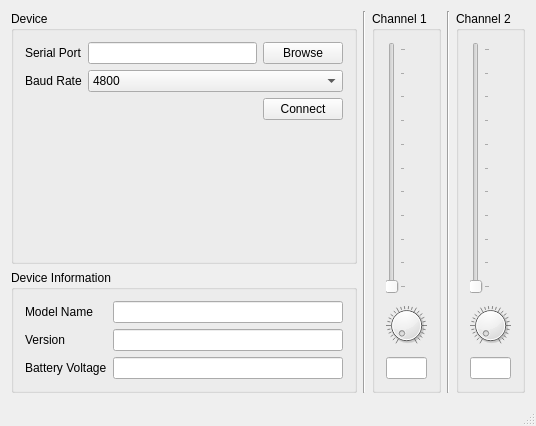
<?xml version="1.0" encoding="UTF-8"?>
<ui version="4.0">
 <class>MainWindow</class>
 <widget class="QMainWindow" name="MainWindow">
  <property name="geometry">
   <rect>
    <x>0</x>
    <y>0</y>
    <width>536</width>
    <height>426</height>
   </rect>
  </property>
  <property name="windowTitle">
   <string>Servo Controller</string>
  </property>
  <widget class="QWidget" name="centralWidget">
   <layout class="QHBoxLayout" name="horizontalLayout">
    <item>
     <layout class="QVBoxLayout" name="verticalLayout">
      <item>
       <widget class="QGroupBox" name="groupBox_3">
        <property name="title">
         <string>Device</string>
        </property>
        <property name="flat">
         <bool>true</bool>
        </property>
        <layout class="QGridLayout" name="gridLayout_3">
         <item row="0" column="0">
          <widget class="QLabel" name="label">
           <property name="text">
            <string>Serial Port</string>
           </property>
          </widget>
         </item>
         <item row="0" column="1">
          <widget class="QLineEdit" name="lneSerialPort"/>
         </item>
         <item row="2" column="0">
          <widget class="QLabel" name="label_2">
           <property name="text">
            <string>Baud Rate</string>
           </property>
          </widget>
         </item>
         <item row="2" column="1" colspan="2">
          <widget class="QComboBox" name="cboBaudRate">
           <property name="sizePolicy">
            <sizepolicy hsizetype="Minimum" vsizetype="Fixed">
             <horstretch>0</horstretch>
             <verstretch>0</verstretch>
            </sizepolicy>
           </property>
           <property name="maximumSize">
            <size>
             <width>16777215</width>
             <height>16777215</height>
            </size>
           </property>
           <item>
            <property name="text">
             <string>4800</string>
            </property>
           </item>
           <item>
            <property name="text">
             <string>9600</string>
            </property>
           </item>
          </widget>
         </item>
         <item row="0" column="2">
          <widget class="QPushButton" name="btnBrowse">
           <property name="maximumSize">
            <size>
             <width>16777215</width>
             <height>16777215</height>
            </size>
           </property>
           <property name="text">
            <string>Browse</string>
           </property>
          </widget>
         </item>
         <item row="4" column="0" colspan="3">
          <spacer name="verticalSpacer">
           <property name="orientation">
            <enum>Qt::Vertical</enum>
           </property>
           <property name="sizeHint" stdset="0">
            <size>
             <width>20</width>
             <height>40</height>
            </size>
           </property>
          </spacer>
         </item>
         <item row="3" column="2">
          <widget class="QPushButton" name="btnConnect">
           <property name="text">
            <string>Connect</string>
           </property>
          </widget>
         </item>
        </layout>
       </widget>
      </item>
      <item>
       <widget class="QGroupBox" name="groupBox_4">
        <property name="title">
         <string>Device Information</string>
        </property>
        <layout class="QFormLayout" name="formLayout">
         <item row="0" column="0">
          <widget class="QLabel" name="label_3">
           <property name="text">
            <string>Model Name</string>
           </property>
          </widget>
         </item>
         <item row="0" column="1">
          <widget class="QLineEdit" name="lblModelName">
           <property name="enabled">
            <bool>true</bool>
           </property>
           <property name="maximumSize">
            <size>
             <width>16777213</width>
             <height>16777215</height>
            </size>
           </property>
           <property name="readOnly">
            <bool>true</bool>
           </property>
          </widget>
         </item>
         <item row="1" column="1">
          <widget class="QLineEdit" name="lblVersion">
           <property name="readOnly">
            <bool>true</bool>
           </property>
          </widget>
         </item>
         <item row="1" column="0">
          <widget class="QLabel" name="label_4">
           <property name="text">
            <string>Version</string>
           </property>
          </widget>
         </item>
         <item row="2" column="1">
          <widget class="QLineEdit" name="lblBatteryVoltage">
           <property name="readOnly">
            <bool>true</bool>
           </property>
          </widget>
         </item>
         <item row="2" column="0">
          <widget class="QLabel" name="label_5">
           <property name="text">
            <string>Battery Voltage</string>
           </property>
          </widget>
         </item>
        </layout>
       </widget>
      </item>
     </layout>
    </item>
    <item>
     <widget class="Line" name="line_2">
      <property name="orientation">
       <enum>Qt::Vertical</enum>
      </property>
     </widget>
    </item>
    <item>
     <widget class="QGroupBox" name="groupBox">
      <property name="title">
       <string>Channel 1</string>
      </property>
      <property name="flat">
       <bool>true</bool>
      </property>
      <layout class="QGridLayout" name="gridLayout_2">
       <item row="0" column="0">
        <widget class="QSlider" name="sliderChannel1">
         <property name="minimum">
          <number>1000</number>
         </property>
         <property name="maximum">
          <number>2000</number>
         </property>
         <property name="singleStep">
          <number>25</number>
         </property>
         <property name="pageStep">
          <number>50</number>
         </property>
         <property name="orientation">
          <enum>Qt::Vertical</enum>
         </property>
         <property name="invertedAppearance">
          <bool>false</bool>
         </property>
         <property name="invertedControls">
          <bool>false</bool>
         </property>
         <property name="tickPosition">
          <enum>QSlider::TicksBelow</enum>
         </property>
         <property name="tickInterval">
          <number>100</number>
         </property>
        </widget>
       </item>
       <item row="1" column="0">
        <widget class="QDial" name="dialChannel1">
         <property name="minimumSize">
          <size>
           <width>41</width>
           <height>51</height>
          </size>
         </property>
         <property name="maximumSize">
          <size>
           <width>41</width>
           <height>51</height>
          </size>
         </property>
         <property name="minimum">
          <number>1000</number>
         </property>
         <property name="maximum">
          <number>2000</number>
         </property>
         <property name="singleStep">
          <number>10</number>
         </property>
         <property name="pageStep">
          <number>50</number>
         </property>
         <property name="notchesVisible">
          <bool>true</bool>
         </property>
        </widget>
       </item>
       <item row="2" column="0">
        <widget class="QLineEdit" name="lneChannel1Value">
         <property name="sizePolicy">
          <sizepolicy hsizetype="Ignored" vsizetype="Fixed">
           <horstretch>0</horstretch>
           <verstretch>0</verstretch>
          </sizepolicy>
         </property>
        </widget>
       </item>
      </layout>
     </widget>
    </item>
    <item>
     <widget class="Line" name="line">
      <property name="orientation">
       <enum>Qt::Vertical</enum>
      </property>
     </widget>
    </item>
    <item>
     <widget class="QGroupBox" name="groupBox_2">
      <property name="title">
       <string>Channel 2</string>
      </property>
      <property name="flat">
       <bool>true</bool>
      </property>
      <layout class="QGridLayout" name="gridLayout">
       <item row="0" column="0">
        <widget class="QSlider" name="sliderChannel2">
         <property name="minimum">
          <number>1000</number>
         </property>
         <property name="maximum">
          <number>2000</number>
         </property>
         <property name="singleStep">
          <number>25</number>
         </property>
         <property name="pageStep">
          <number>50</number>
         </property>
         <property name="orientation">
          <enum>Qt::Vertical</enum>
         </property>
         <property name="tickPosition">
          <enum>QSlider::TicksBelow</enum>
         </property>
         <property name="tickInterval">
          <number>100</number>
         </property>
        </widget>
       </item>
       <item row="1" column="0">
        <widget class="QDial" name="dialChannel2">
         <property name="minimumSize">
          <size>
           <width>41</width>
           <height>51</height>
          </size>
         </property>
         <property name="maximumSize">
          <size>
           <width>41</width>
           <height>51</height>
          </size>
         </property>
         <property name="minimum">
          <number>1000</number>
         </property>
         <property name="maximum">
          <number>2000</number>
         </property>
         <property name="singleStep">
          <number>10</number>
         </property>
         <property name="pageStep">
          <number>50</number>
         </property>
         <property name="notchesVisible">
          <bool>true</bool>
         </property>
        </widget>
       </item>
       <item row="2" column="0">
        <widget class="QLineEdit" name="lneChannel2Value">
         <property name="sizePolicy">
          <sizepolicy hsizetype="Ignored" vsizetype="Fixed">
           <horstretch>0</horstretch>
           <verstretch>0</verstretch>
          </sizepolicy>
         </property>
        </widget>
       </item>
      </layout>
     </widget>
    </item>
   </layout>
  </widget>
  <widget class="QMenuBar" name="menuBar">
   <property name="geometry">
    <rect>
     <x>0</x>
     <y>0</y>
     <width>536</width>
     <height>23</height>
    </rect>
   </property>
  </widget>
  <widget class="QStatusBar" name="statusBar"/>
 </widget>
 <layoutdefault spacing="6" margin="11"/>
 <resources/>
 <connections/>
</ui>
